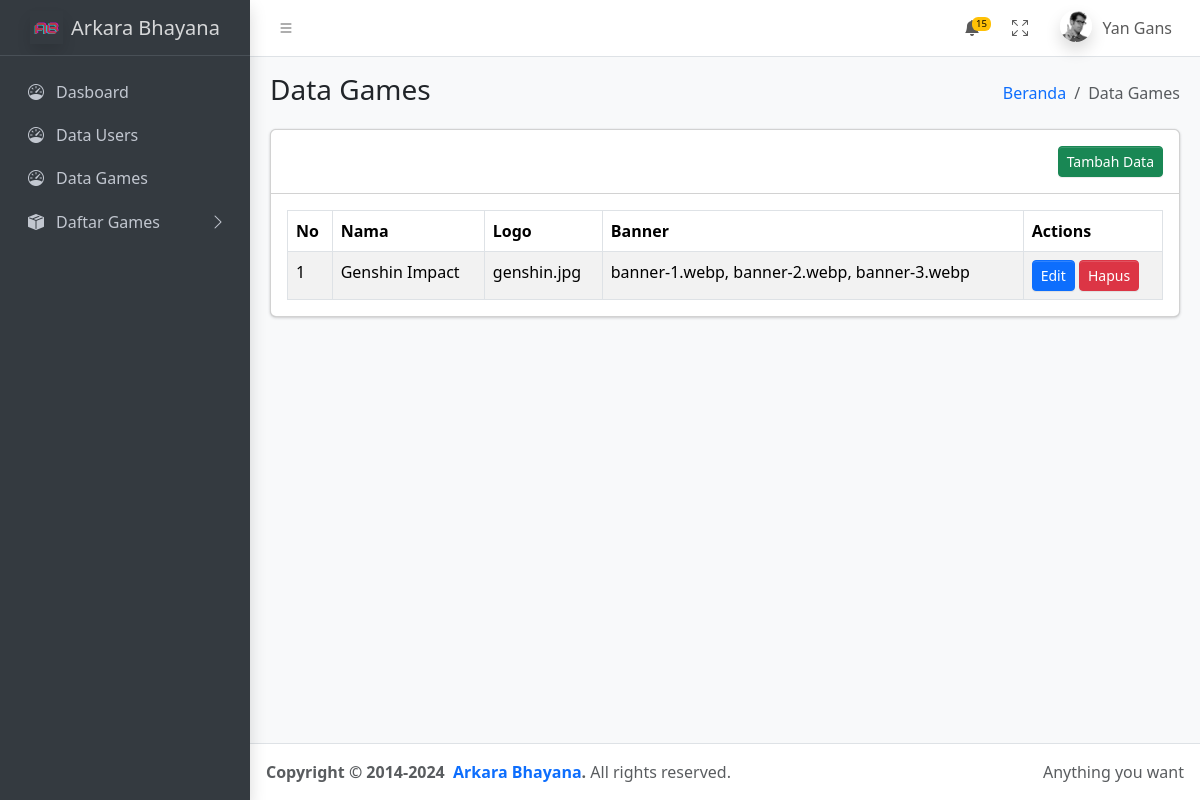
Screenshot of /dashboard/data-games.php (signed in) with the database file from the repository.
### tables this page shows
CREATE TABLE `games` (
  `id` int(255) NOT NULL,
  `nama` varchar(255) NOT NULL,
  `logo` varchar(255) NOT NULL,
  `banner` varchar(255) NOT NULL
);

### config.php (called while the page is built, shortened)
<?php
    $servername = "localhost";
    $username = "root";
    $password = "";
    $dbname = "arkara_bhayana";
    $conn = new mysqli($servername, $username, $password, $dbname);
    $games = $conn->query("SELECT * FROM games");
?>

### dashboard/data-games.php (the view, shortened to what this page needs)
<?php include('../config.php');
?>
<!doctype html>
<html lang="en">
<head>
    <link rel="stylesheet" href="https://cdn.jsdelivr.net/npm/@fontsource/source-sans-3@5.0.12/index.css"
 />
    <link rel="stylesheet" href="https://cdn.jsdelivr.net/npm/overlayscrollbars@2.10.1/styles/overlayscrollbars.min.css"
 />
    <link rel="stylesheet" href="https://cdn.jsdelivr.net/npm/bootstrap-icons@1.11.3/font/bootstrap-icons.min.css"
 />
    <link rel="stylesheet" href="./css/adminlte.css" />
    <link rel="stylesheet" href="https://cdn.jsdelivr.net/npm/apexcharts@3.37.1/dist/apexcharts.css"
 />
    <link rel="stylesheet" href="https://cdn.jsdelivr.net/npm/jsvectormap@1.5.3/dist/css/jsvectormap.min.css"
 />
</head>
<body class="layout-fixed sidebar-expand-lg bg-body-tertiary">
    <div class="app-wrapper">
        <?php include('./navbar.php'); ?>
        <?php include('./sidebar.php'); ?>
        <main class="app-main">
            <div class="app-content-header">
                <div class="container-fluid">
                    <div class="row">
                        <div class="col-sm-6">
                            <h3 class="mb-0">Data Games</h3>
                        </div>
                        <div class="col-sm-6">
                            <ol class="breadcrumb float-sm-end">
                                <li class="breadcrumb-item"><a href="../dashboard">Beranda</a></li>
                                <li class="breadcrumb-item active" aria-current="page">Data Games</li>
                            </ol>
                        </div>
                    </div>
                </div>
            </div>
            <div class="app-content">
                <div class="container-fluid">
                    <div class="row">
                        <div class="col-lg-12 col-12">
                            <div class="card">
                                <div class="card-header text-end">
                                    <button onclick="openModal('add')" class="btn btn-success btn-sm">Tambah
                                        Data</button>
                                </div>
                                <div class="card-body">
                                    <table class="table table-bordered table-striped">
                                        <thead>
                                            <tr>
                                                <th>No</th>
                                                <th>Nama</th>
                                                <th>Logo</th>
                                                <th>Banner</th>
                                                <th>Actions</th>
                                            </tr>
                                        </thead>
                                        <tbody>
                                            <?php if ($games->num_rows > 0): ?>
                                            <?php $no = 1; ?>
                                            <?php while ($row = $games->fetch_assoc()): ?>
                                            <tr>
                                                <td><?php echo $no++; ?></td>
                                                <td><?php echo htmlspecialchars($row['nama']); ?></td>
                                                <td><?php echo htmlspecialchars($row['logo']); ?></td>
                                                <td><?php echo htmlspecialchars($row['banner']); ?></td>
                                                <td>
                                                    <button
                                                        onclick='openModal("edit", <?php echo json_encode($row); ?>)'
                                                        class="btn btn-primary btn-sm">Edit</button>
                                                    <a href="?delete=<?php echo $row['id']; ?>"
                                                        class="btn btn-danger btn-sm">Hapus</a>
                                                </td>
                                            </tr>
                                            <?php endwhile; ?>
                                            <?php endif; ?>
                                        </tbody>
                                    </table>
                                </div>
                            </div>
                        </div>
                    </div>
                </div>
            </div>
        </main>
        <?php include('./footer.php'); ?>
    </div>
</body>
</html>

### rows the page displays
games: nama "Genshin Impact", logo "genshin.jpg", banner "banner-1.webp, banner-2.webp, banner-3.webp"

### other values shown
$user_name "Yan Gans"
